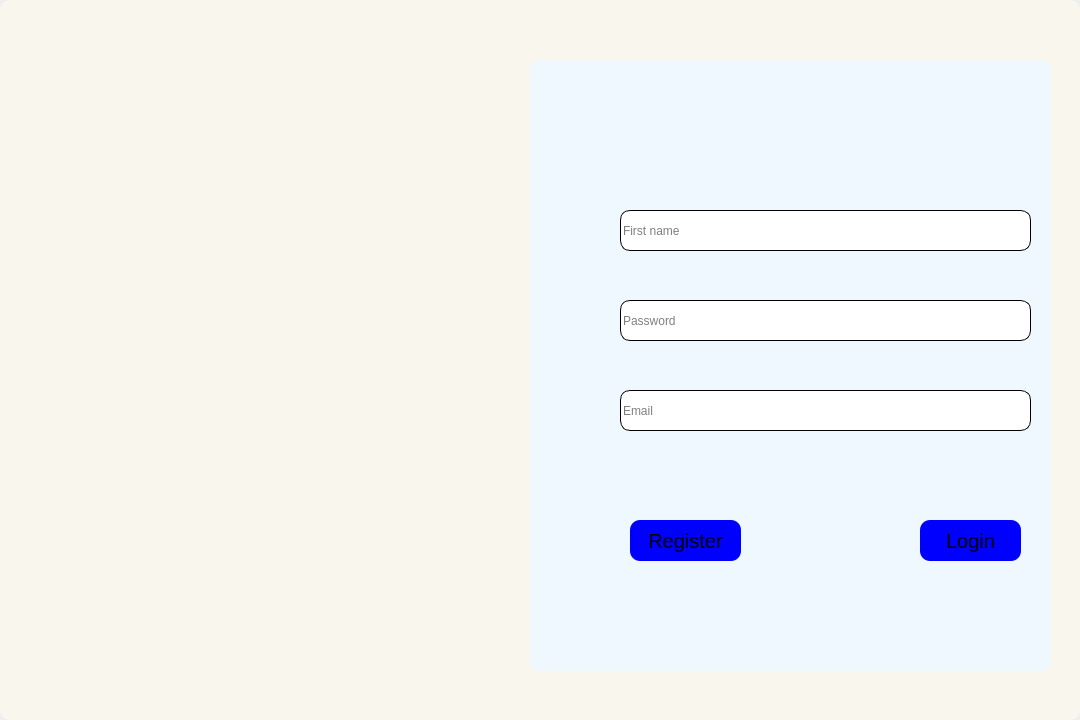
<?xml version="1.0" encoding="UTF-8"?>
<ui version="4.0">
 <class>Form</class>
 <widget class="QWidget" name="Form">
  <property name="geometry">
   <rect>
    <x>0</x>
    <y>0</y>
    <width>1080</width>
    <height>720</height>
   </rect>
  </property>
  <property name="windowTitle">
   <string>Form</string>
  </property>
  <widget class="QWidget" name="widget" native="true">
   <property name="geometry">
    <rect>
     <x>0</x>
     <y>0</y>
     <width>1080</width>
     <height>720</height>
    </rect>
   </property>
   <property name="styleSheet">
    <string notr="true">background-color:rgba(249, 246, 238);
border-radius:10px;
</string>
   </property>
   <widget class="QWidget" name="widget_2" native="true">
    <property name="geometry">
     <rect>
      <x>530</x>
      <y>60</y>
      <width>521</width>
      <height>611</height>
     </rect>
    </property>
    <property name="styleSheet">
     <string notr="true">background-color:rgb(240,248,255);
border-radius:10px;</string>
    </property>
    <widget class="QLineEdit" name="tb5">
     <property name="geometry">
      <rect>
       <x>90</x>
       <y>330</y>
       <width>411</width>
       <height>41</height>
      </rect>
     </property>
     <property name="styleSheet">
      <string notr="true">background-color:white;
color:black;
border : 1px solid black;</string>
     </property>
     <property name="placeholderText">
      <string>Email</string>
     </property>
    </widget>
    <widget class="QPushButton" name="b3">
     <property name="geometry">
      <rect>
       <x>100</x>
       <y>460</y>
       <width>111</width>
       <height>41</height>
      </rect>
     </property>
     <property name="styleSheet">
      <string notr="true">QPushButton#b3{
background-color:blue;
font-size:20px;
}</string>
     </property>
     <property name="text">
      <string>Register</string>
     </property>
    </widget>
    <widget class="QLineEdit" name="tb3">
     <property name="geometry">
      <rect>
       <x>90</x>
       <y>150</y>
       <width>411</width>
       <height>41</height>
      </rect>
     </property>
     <property name="styleSheet">
      <string notr="true">background-color:white;
color:black;
border : 1px solid black;</string>
     </property>
     <property name="placeholderText">
      <string>First name</string>
     </property>
    </widget>
    <widget class="QLineEdit" name="tb4">
     <property name="geometry">
      <rect>
       <x>90</x>
       <y>240</y>
       <width>411</width>
       <height>41</height>
      </rect>
     </property>
     <property name="styleSheet">
      <string notr="true">background-color:white;
color:black;
border : 1px solid black;</string>
     </property>
     <property name="placeholderText">
      <string>Password</string>
     </property>
    </widget>
    <widget class="QPushButton" name="b4">
     <property name="geometry">
      <rect>
       <x>390</x>
       <y>460</y>
       <width>101</width>
       <height>41</height>
      </rect>
     </property>
     <property name="styleSheet">
      <string notr="true">QPushButton#b4{
background-color:blue;
font-size:20px;
}</string>
     </property>
     <property name="text">
      <string>Login</string>
     </property>
    </widget>
   </widget>
  </widget>
 </widget>
 <resources/>
 <connections/>
</ui>
